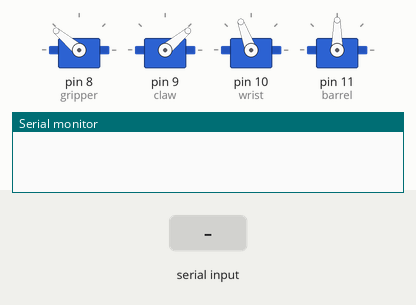
A sketch run on a simulated Arduino Uno, built with avr-gcc and run on an emulated ATmega328P. Shown: 4 × servo, the last lines printed to the serial monitor. Inputs (shaded band) come from the test bench.

Above: at 1.2 s.
1.3 s: "S90\n" received over Serial
At 3.0 s:
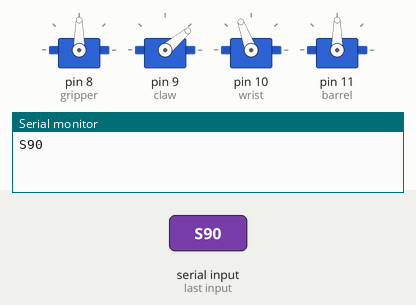
3.8 s: "S,45\n" received over Serial
At 6.0 s:
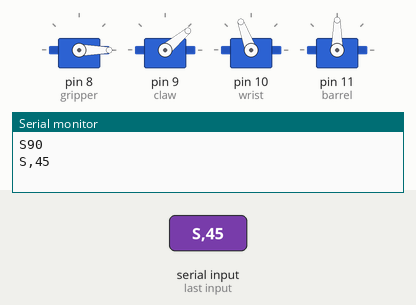
6.3 s: "D90\n" received over Serial
At 8.0 s:
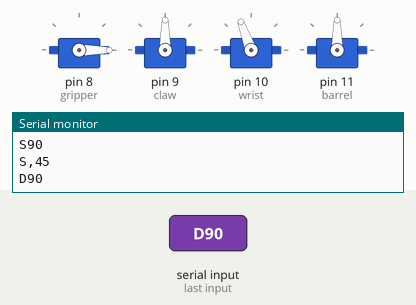
8.7 s: "D,45\n" received over Serial
At 10.8 s:
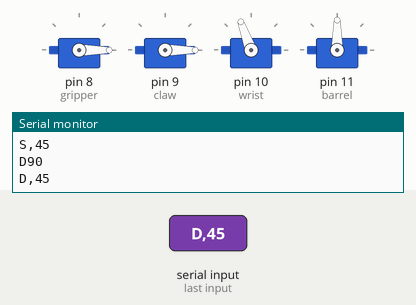
11.1 s: "M90\n" received over Serial
At 12.9 s:
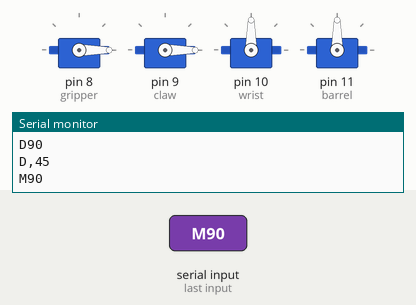
13.6 s: "M,45\n" received over Serial
At 15.9 s:
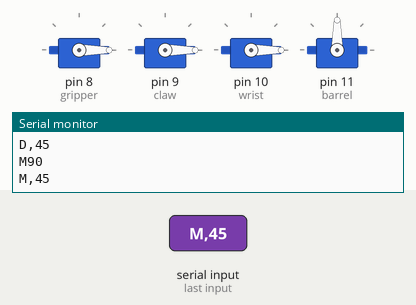
Timing chart, 0 to 17.0 s (numbered marks = the images above; inputs shaded):
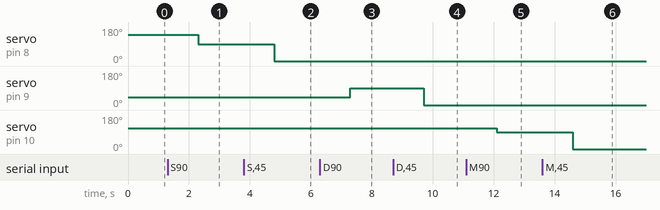

The sketch:

arduino.ino
```cpp
#include<Servo.h>
Servo gripper;
Servo wrist;
Servo claw;
Servo barrel;
String s;
void setup(){

  s="Z";
  gripper.attach(8);
  claw.attach(9);
  wrist.attach(10);
  barrel.attach(11);
  gripper.write(140);
  claw.write(40);
  wrist.write(110);
  barrel.write(90);
  Serial.begin(115200);
}
void setNorm(){
    gripper.write(140);
    claw.write(40);
    wrist.write(110);
    barrel.write(90);
}
void loop(){
  String s;
  int data;
  if(Serial.available()>0){
    String tests=Serial.readString();
    Serial.println(tests);
    if(tests[0]=='S'||tests[0]=='Z'||tests[0]=='D'||tests[0]=='M'||tests[0]=='R')s=tests;
    else s="123";
  }
    char ch=s[0];
    switch(ch){
      case 'Z':
                setNorm();
                delay(100);
                break;
      case 'S':
                data=(s.substring(1,s.length())).toInt();
                gripper.write(data);
                delay(100);
                break;
      case 'D':
                data=(s.substring(1,s.length())).toInt();
                claw.write(data);
                delay(100);
                break;
      case 'M':
                data=(s.substring(1,s.length())).toInt();
                wrist.write(data);
                delay(100);
                break;
      case 'R':
                data=(s.substring(1,s.length())).toInt();
                barrel.write(120);
                delay(data*1000);
                barrel.write(90);
                break;
    }

}
```

Measured:
- after the input at 1.3 s, servo on pin 8 (gripper): 140° → 90° after 1.0 s
- after the input at 3.8 s, servo on pin 8 (gripper): 90° → 0° after 1.0 s
- after the input at 6.3 s, servo on pin 9 (claw): 40° → 90° after 1.0 s
- after the input at 8.7 s, servo on pin 9 (claw): 90° → 0° after 1.0 s
- after the input at 11.1 s, servo on pin 10 (wrist): 110° → 90° after 1.0 s
- after the input at 13.6 s, servo on pin 10 (wrist): 90° → 0° after 1.0 s
